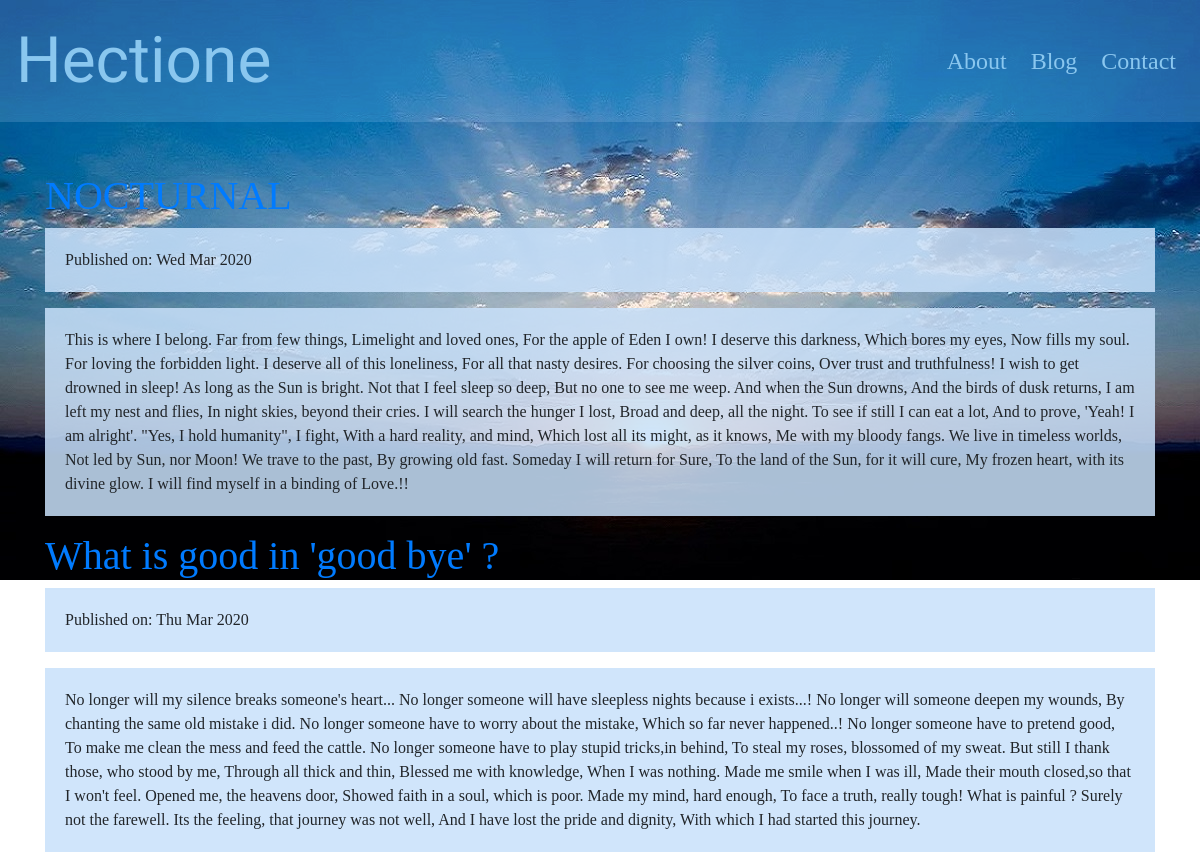
Screenshot of /blog/ with the database file from the repository.
### blog/models.py (models this page shows, shortened)
class Post(models.Model):
    title = models.CharField(max_length=150)
    slug = models.SlugField()
    content = models.TextField()
    updated_on = models.DateField()
    created_on = models.DateField()
    author = models.CharField(max_length=100)

### blog/views.py (the view)
# urls.py: url(r'^blog/',views.PostListView.as_view(),name='post_list'),
class PostListView(ListView):
    model = Post
    def get_queryset(self):
        return Post.objects.filter()

### blog/templates/blog/post_list.html (shortened to what this page needs)
{% extends "base.html" %}
{% block navbar %}
<div class="home">
<div class="container">
  <div id="blog">
    {% for post in object_list %}
      <div class="post">
          <h1 id='posttitle'><a href="#">{{ post.title }}</a></h1>
          <div class="date">
              <p>Published on: {{ post.created_on|date:"D M Y"}}</p>
          </div>
          <div class="postcontent">
              <p>{{ post.content }}</p>
          </div>
      </div>
  {% endfor %}
  </div>
</div>
</div>
{% endblock%}

### blog/templates/blog/base.html (shortened to what this page needs)
<!DOCTYPE html>
{% load static %}
<html lang="en" dir="ltr">
  <head>
    <link rel="stylesheet" href="https://stackpath.bootstrapcdn.com/bootstrap/4.4.1/css/bootstrap.min.css">
    <link rel="stylesheet" href="{% static 'css/master.css' %}">
  </head>
  <body>
    <nav class="navbar navbar-expand-lg navbar-light background transparent">
      <a class="navbar-brand brandstyle mr-auto" href="{% url 'blog:index' %}">Hectione</a>
      <div class="collapse navbar-collapse" id="navbarNavAltMarkup">
        <div class="navbar-nav">
          <a class="nav-item nav-link mr-sm-2" href="{% url 'blog:about' %}">About</a>
          <a class="nav-item nav-link mr-sm-2" href="{% url 'blog:post_list' %}">Blog</a>
          <a class="nav-item nav-link " href="{% url 'blog:contact' %}">Contact</a>
        </div>
      </div>
    </nav>
    {% block navbar %}
    {% endblock %}
  </body>
</html>

### blog/static/css/master.css (style rules this page uses)
.navbar.transparent { border-width: 0px; -webkit-box-shadow: 0px 0px; box-shadow: 0px 0px; background-color: rgba(171, 208, 247, 0.2); }
.navbar-brand.brandstyle { font-family: 'Berkshire Swash', cursive; font-size: 4em; color:#8ac7ef; }
.navbar-light .navbar-nav .nav-link { font-family: 'Bitter', serif; font-size: 1.5em; color: #8ac7ef; }
.home { font-family: 'Niconne', cursive; }
p { background-color: #c8e1fbd9; padding:20px; }
body { background-image: url(/static/media/sunrise2.jpg); background-repeat: no-repeat; background-attachment: fixed; height: 500px; }
#blog { margin-top : 50px; }
#posttitle { color:yellow; }

### rows the page displays
Post: title "NOCTURNAL", created_on "Wed Mar 2020", content "This is where I belong. Far from few things, Limelight and loved ones, For the apple of Eden I own! I deserve this darkness, Which bores my eyes, Now fills my soul. For loving the forbidden light. I deserve all of this loneliness, For all that nasty desires. For choosing the silver coins, Over trust and truthfulness! I wish to get drowned in sleep! As long as the Sun is bright. Not that I feel sleep so deep, But no one to see me weep. And when the Sun drowns, And the birds of dusk returns, I am left my nest and flies, In night skies, beyond their cries. I will search the hunger I lost, Broad and deep, all the night. To see if still I can eat a lot, And to prove, 'Yeah! I am alright'. \"Yes,…"
Post: title "What is good in 'good bye' ?", created_on "Thu Mar 2020", content "No longer will my silence breaks someone's heart... No longer someone will have sleepless nights because i exists...! No longer will someone deepen my wounds, By chanting the same old mistake i did. No longer someone have to worry about the mistake, Which so far never happened..! No longer someone have to pretend good, To make me clean the mess and feed the cattle. No longer someone have to play stupid tricks,in behind, To steal my roses, blossomed of my sweat. But still I thank those, who stood by me, Through all thick and thin, Blessed me with knowledge, When I was nothing. Made me smile when I was ill, Made their mouth closed,so that I won't feel. Opened me, the heavens door, Showed…"
